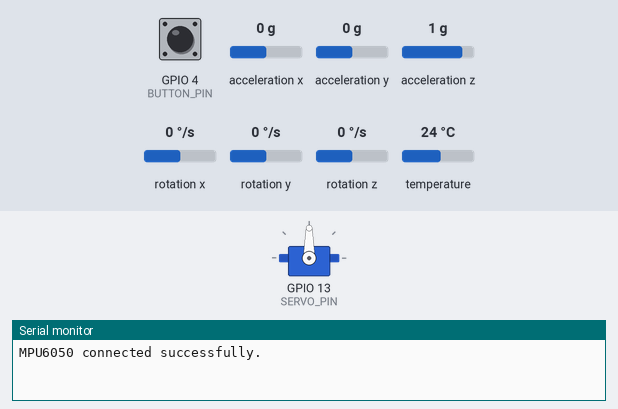
Bench run of a sketch on a simulated ESP32. Parts: servo, the last lines printed to the serial monitor. Inputs (shaded band) come from the test bench; at power-on: GPIO 4 (BUTTON_PIN) HIGH, acceleration x 0 g, acceleration y 0 g, acceleration z 1 g, rotation x 0 °/s, rotation y 0 °/s, rotation z 0 °/s, temperature 24 °C.

Above: at 1.2 s.
1.3 s: GPIO 4 (BUTTON_PIN) pulled LOW for 0.15 s
3.5 s: acceleration x set to -1.4 g
At 4.1 s:
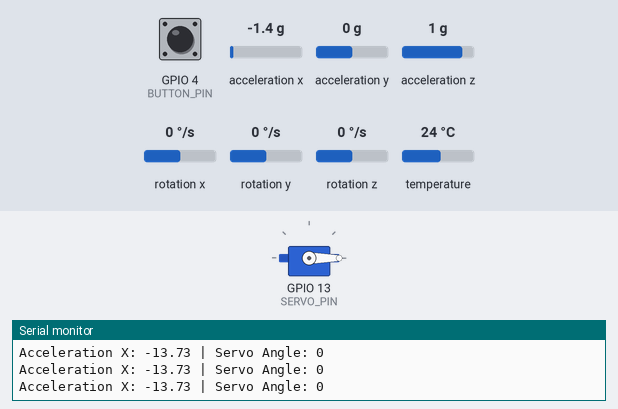
5.0 s: acceleration x set to 0.8 g
At 5.4 s:
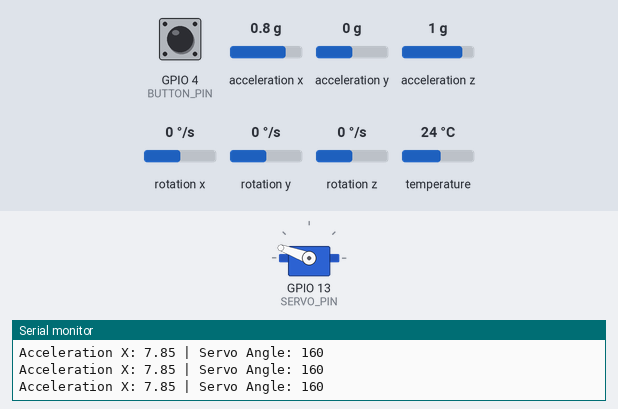
6.5 s: acceleration x set to 1.4 g
At 7.7 s:
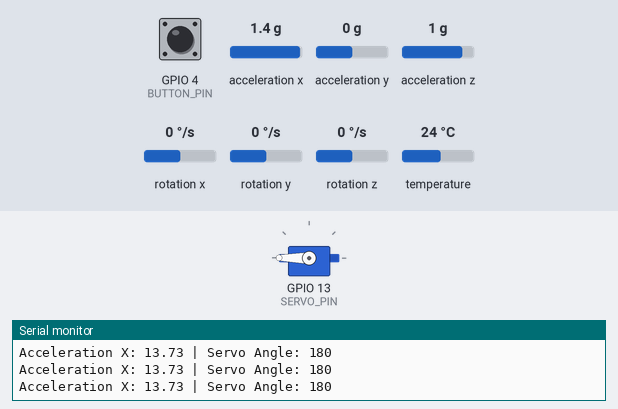
8.0 s: acceleration x set to 0 g
At 9.1 s:
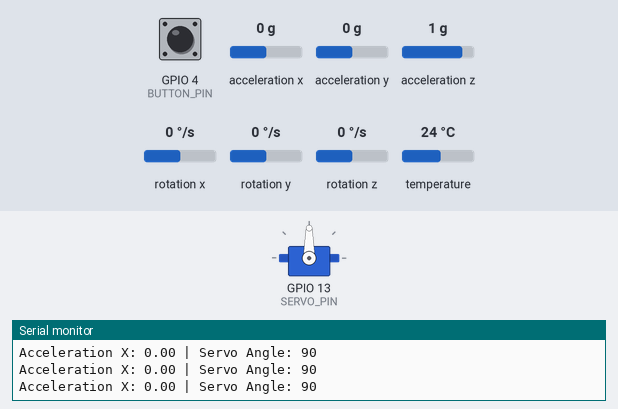
Timing chart, 0 to 10.5 s (numbered marks = the images above; inputs shaded):
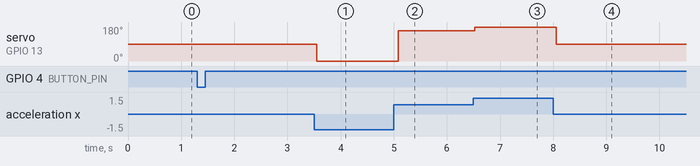

Measured:
- after the input at 3.5 s, servo on GPIO 13 (SERVO_PIN): 90° → 0° after 0.05 s
- after the input at 5.0 s, servo on GPIO 13 (SERVO_PIN): 0° → 160° after 0.09 s
- after the input at 6.5 s, servo on GPIO 13 (SERVO_PIN): 160° → 180° at once
- after the input at 8.0 s, servo on GPIO 13 (SERVO_PIN): 180° → 90° after 0.06 s

The sketch:

servo.ino
```cpp
#include <Wire.h>
#include <Adafruit_MPU6050.h>
#include <Adafruit_Sensor.h>
#include <ESP32Servo.h>

// Create MPU6050 object
Adafruit_MPU6050 mpu;

// Create Servo object
Servo myServo;

// Define pin connections
#define SERVO_PIN 13  // Change this if your connection is different
#define BUTTON_PIN 4  // Push button pin

// Variable to track whether servo control is enabled
bool controlActive = false;

void setup() {
  Serial.begin(115200);
  Wire.begin(); // Initialize I2C communication

  // Set the push button pin mode (INPUT_PULLUP uses the internal resistor)
  pinMode(BUTTON_PIN, INPUT_PULLUP);

  // Initialize the MPU6050 sensor
  if (!mpu.begin()) {
    Serial.println("MPU6050 not found! Check your wiring.");
    while (1); // Stop further execution
  }
  Serial.println("MPU6050 connected successfully.");

  // Set up the servo motor
  myServo.attach(SERVO_PIN);
  myServo.write(90); // Default position (neutral)
}

void loop() {
  // Read the push button state (LOW when pressed because of INPUT_PULLUP)
  if (digitalRead(BUTTON_PIN) == LOW) {
    // Toggle control state on each button press
    controlActive = !controlActive;

    // Simple debounce delay
    delay(300);
  }

  if (controlActive) {
    // Read MPU6050 data
    sensors_event_t a, g, temp;
    mpu.getEvent(&a, &g, &temp);

    // Map the X-axis acceleration from -10g to +10g into a servo angle (0 to 180 degrees)
    // You can adjust these values as needed for your application.
    int servoAngle = map(a.acceleration.x * 100, -1000, 1000, 0, 180);
    servoAngle = constrain(servoAngle, 0, 180);

    // Set servo to the mapped angle
    myServo.write(servoAngle);

    // Print the acceleration and servo angle for debugging
    Serial.print("Acceleration X: ");
    Serial.print(a.acceleration.x);
    Serial.print(" | Servo Angle: ");
    Serial.println(servoAngle);
  }
  else {
    // When control is disabled, keep the servo at the neutral position
    myServo.write(90);
  }

  delay(100); // Short delay for stability
}
```
